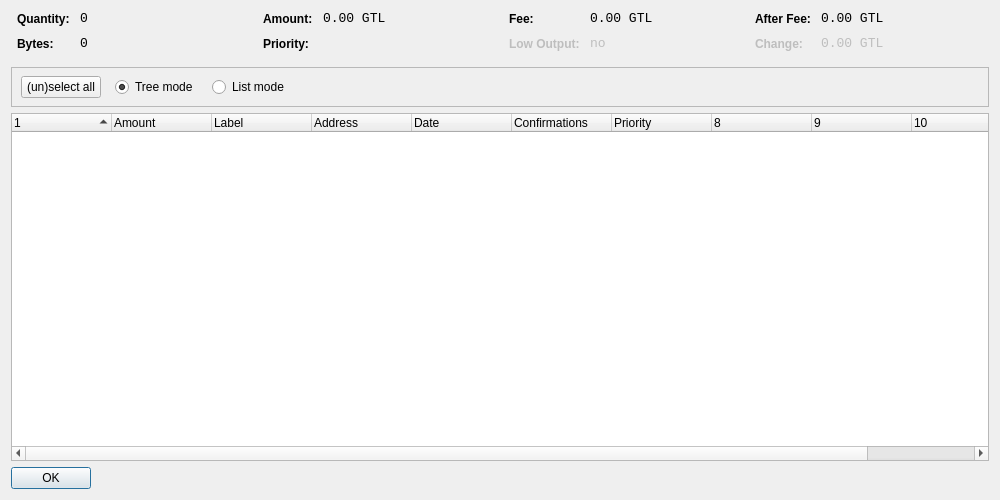
<?xml version="1.0" encoding="UTF-8"?>
<ui version="4.0">
 <class>CoinControlDialog</class>
 <widget class="QDialog" name="CoinControlDialog">
  <property name="geometry">
   <rect>
    <x>0</x>
    <y>0</y>
    <width>1000</width>
    <height>500</height>
   </rect>
  </property>
  <property name="windowTitle">
   <string>Coin Control</string>
  </property>
  <layout class="QVBoxLayout" name="verticalLayout">
   <item>
    <layout class="QHBoxLayout" name="horizontalLayoutTop" stretch="0,0,0,0">
     <property name="topMargin">
      <number>0</number>
     </property>
     <property name="bottomMargin">
      <number>10</number>
     </property>
     <item>
      <layout class="QFormLayout" name="formLayoutCoinControl1">
       <property name="horizontalSpacing">
        <number>10</number>
       </property>
       <property name="verticalSpacing">
        <number>10</number>
       </property>
       <property name="leftMargin">
        <number>6</number>
       </property>
       <property name="rightMargin">
        <number>6</number>
       </property>
       <item row="0" column="0">
        <widget class="QLabel" name="labelCoinControlQuantityText">
         <property name="styleSheet">
          <string notr="true">font-weight:bold;</string>
         </property>
         <property name="text">
          <string>Quantity:</string>
         </property>
        </widget>
       </item>
       <item row="0" column="1">
        <widget class="QLabel" name="labelCoinControlQuantity">
         <property name="font">
          <font>
           <family>Monospace</family>
           <pointsize>10</pointsize>
          </font>
         </property>
         <property name="cursor">
          <cursorShape>IBeamCursor</cursorShape>
         </property>
         <property name="contextMenuPolicy">
          <enum>Qt::ActionsContextMenu</enum>
         </property>
         <property name="text">
          <string notr="true">0</string>
         </property>
         <property name="textInteractionFlags">
          <set>Qt::LinksAccessibleByMouse|Qt::TextSelectableByKeyboard|Qt::TextSelectableByMouse</set>
         </property>
        </widget>
       </item>
       <item row="1" column="0">
        <widget class="QLabel" name="labelCoinControlBytesText">
         <property name="styleSheet">
          <string notr="true">font-weight:bold;</string>
         </property>
         <property name="text">
          <string>Bytes:</string>
         </property>
        </widget>
       </item>
       <item row="1" column="1">
        <widget class="QLabel" name="labelCoinControlBytes">
         <property name="font">
          <font>
           <family>Monospace</family>
           <pointsize>10</pointsize>
          </font>
         </property>
         <property name="cursor">
          <cursorShape>IBeamCursor</cursorShape>
         </property>
         <property name="contextMenuPolicy">
          <enum>Qt::ActionsContextMenu</enum>
         </property>
         <property name="text">
          <string notr="true">0</string>
         </property>
         <property name="textInteractionFlags">
          <set>Qt::LinksAccessibleByMouse|Qt::TextSelectableByKeyboard|Qt::TextSelectableByMouse</set>
         </property>
        </widget>
       </item>
      </layout>
     </item>
     <item>
      <layout class="QFormLayout" name="formLayoutCoinControl2">
       <property name="horizontalSpacing">
        <number>10</number>
       </property>
       <property name="verticalSpacing">
        <number>10</number>
       </property>
       <property name="leftMargin">
        <number>6</number>
       </property>
       <property name="rightMargin">
        <number>6</number>
       </property>
       <item row="0" column="0">
        <widget class="QLabel" name="labelCoinControlAmountText">
         <property name="styleSheet">
          <string notr="true">font-weight:bold;</string>
         </property>
         <property name="text">
          <string>Amount:</string>
         </property>
        </widget>
       </item>
       <item row="0" column="1">
        <widget class="QLabel" name="labelCoinControlAmount">
         <property name="font">
          <font>
           <family>Monospace</family>
           <pointsize>10</pointsize>
          </font>
         </property>
         <property name="cursor">
          <cursorShape>IBeamCursor</cursorShape>
         </property>
         <property name="contextMenuPolicy">
          <enum>Qt::ActionsContextMenu</enum>
         </property>
         <property name="text">
          <string notr="true">0.00 GTL</string>
         </property>
         <property name="textInteractionFlags">
          <set>Qt::LinksAccessibleByMouse|Qt::TextSelectableByKeyboard|Qt::TextSelectableByMouse</set>
         </property>
        </widget>
       </item>
       <item row="1" column="0">
        <widget class="QLabel" name="labelCoinControlPriorityText">
         <property name="styleSheet">
          <string notr="true">font-weight:bold;</string>
         </property>
         <property name="text">
          <string>Priority:</string>
         </property>
        </widget>
       </item>
       <item row="1" column="1">
        <widget class="QLabel" name="labelCoinControlPriority">
         <property name="font">
          <font>
           <family>Monospace</family>
           <pointsize>10</pointsize>
          </font>
         </property>
         <property name="cursor">
          <cursorShape>IBeamCursor</cursorShape>
         </property>
         <property name="contextMenuPolicy">
          <enum>Qt::ActionsContextMenu</enum>
         </property>
         <property name="text">
          <string/>
         </property>
         <property name="textInteractionFlags">
          <set>Qt::LinksAccessibleByMouse|Qt::TextSelectableByKeyboard|Qt::TextSelectableByMouse</set>
         </property>
        </widget>
       </item>
      </layout>
     </item>
     <item>
      <layout class="QFormLayout" name="formLayoutCoinControl3">
       <property name="horizontalSpacing">
        <number>10</number>
       </property>
       <property name="verticalSpacing">
        <number>10</number>
       </property>
       <property name="leftMargin">
        <number>6</number>
       </property>
       <property name="rightMargin">
        <number>6</number>
       </property>
       <item row="0" column="0">
        <widget class="QLabel" name="labelCoinControlFeeText">
         <property name="styleSheet">
          <string notr="true">font-weight:bold;</string>
         </property>
         <property name="text">
          <string>Fee:</string>
         </property>
        </widget>
       </item>
       <item row="0" column="1">
        <widget class="QLabel" name="labelCoinControlFee">
         <property name="font">
          <font>
           <family>Monospace</family>
           <pointsize>10</pointsize>
          </font>
         </property>
         <property name="cursor">
          <cursorShape>IBeamCursor</cursorShape>
         </property>
         <property name="contextMenuPolicy">
          <enum>Qt::ActionsContextMenu</enum>
         </property>
         <property name="text">
          <string notr="true">0.00 GTL</string>
         </property>
         <property name="textInteractionFlags">
          <set>Qt::LinksAccessibleByMouse|Qt::TextSelectableByKeyboard|Qt::TextSelectableByMouse</set>
         </property>
        </widget>
       </item>
       <item row="1" column="0">
        <widget class="QLabel" name="labelCoinControlLowOutputText">
         <property name="enabled">
          <bool>false</bool>
         </property>
         <property name="styleSheet">
          <string notr="true">font-weight:bold;</string>
         </property>
         <property name="text">
          <string>Low Output:</string>
         </property>
        </widget>
       </item>
       <item row="1" column="1">
        <widget class="QLabel" name="labelCoinControlLowOutput">
         <property name="enabled">
          <bool>false</bool>
         </property>
         <property name="font">
          <font>
           <family>Monospace</family>
           <pointsize>10</pointsize>
          </font>
         </property>
         <property name="cursor">
          <cursorShape>IBeamCursor</cursorShape>
         </property>
         <property name="contextMenuPolicy">
          <enum>Qt::ActionsContextMenu</enum>
         </property>
         <property name="text">
          <string notr="true">no</string>
         </property>
         <property name="textInteractionFlags">
          <set>Qt::LinksAccessibleByMouse|Qt::TextSelectableByKeyboard|Qt::TextSelectableByMouse</set>
         </property>
        </widget>
       </item>
      </layout>
     </item>
     <item>
      <layout class="QFormLayout" name="formLayoutCoinControl4">
       <property name="horizontalSpacing">
        <number>10</number>
       </property>
       <property name="verticalSpacing">
        <number>10</number>
       </property>
       <property name="leftMargin">
        <number>6</number>
       </property>
       <property name="rightMargin">
        <number>6</number>
       </property>
       <item row="0" column="0">
        <widget class="QLabel" name="labelCoinControlAfterFeeText">
         <property name="styleSheet">
          <string notr="true">font-weight:bold;</string>
         </property>
         <property name="text">
          <string>After Fee:</string>
         </property>
        </widget>
       </item>
       <item row="0" column="1">
        <widget class="QLabel" name="labelCoinControlAfterFee">
         <property name="font">
          <font>
           <family>Monospace</family>
           <pointsize>10</pointsize>
          </font>
         </property>
         <property name="cursor">
          <cursorShape>IBeamCursor</cursorShape>
         </property>
         <property name="contextMenuPolicy">
          <enum>Qt::ActionsContextMenu</enum>
         </property>
         <property name="text">
          <string notr="true">0.00 GTL</string>
         </property>
         <property name="textInteractionFlags">
          <set>Qt::LinksAccessibleByMouse|Qt::TextSelectableByKeyboard|Qt::TextSelectableByMouse</set>
         </property>
        </widget>
       </item>
       <item row="1" column="0">
        <widget class="QLabel" name="labelCoinControlChangeText">
         <property name="enabled">
          <bool>false</bool>
         </property>
         <property name="styleSheet">
          <string notr="true">font-weight:bold;</string>
         </property>
         <property name="text">
          <string>Change:</string>
         </property>
        </widget>
       </item>
       <item row="1" column="1">
        <widget class="QLabel" name="labelCoinControlChange">
         <property name="enabled">
          <bool>false</bool>
         </property>
         <property name="font">
          <font>
           <family>Monospace</family>
           <pointsize>10</pointsize>
          </font>
         </property>
         <property name="cursor">
          <cursorShape>IBeamCursor</cursorShape>
         </property>
         <property name="contextMenuPolicy">
          <enum>Qt::ActionsContextMenu</enum>
         </property>
         <property name="text">
          <string notr="true">0.00 GTL</string>
         </property>
         <property name="textInteractionFlags">
          <set>Qt::LinksAccessibleByMouse|Qt::TextSelectableByKeyboard|Qt::TextSelectableByMouse</set>
         </property>
        </widget>
       </item>
      </layout>
     </item>
    </layout>
   </item>
   <item>
    <widget class="QFrame" name="frame">
     <property name="minimumSize">
      <size>
       <width>0</width>
       <height>40</height>
      </size>
     </property>
     <property name="frameShape">
      <enum>QFrame::StyledPanel</enum>
     </property>
     <property name="frameShadow">
      <enum>QFrame::Sunken</enum>
     </property>
     <widget class="QWidget" name="horizontalLayoutWidget">
      <property name="geometry">
       <rect>
        <x>10</x>
        <y>0</y>
        <width>781</width>
        <height>41</height>
       </rect>
      </property>
      <layout class="QHBoxLayout" name="horizontalLayoutPanel" stretch="0,0,0,0,0">
       <property name="spacing">
        <number>14</number>
       </property>
       <item>
        <widget class="QPushButton" name="pushButtonSelectAll">
         <property name="sizePolicy">
          <sizepolicy hsizetype="Maximum" vsizetype="Fixed">
           <horstretch>0</horstretch>
           <verstretch>0</verstretch>
          </sizepolicy>
         </property>
         <property name="text">
          <string>(un)select all</string>
         </property>
        </widget>
       </item>
       <item>
        <widget class="QRadioButton" name="radioTreeMode">
         <property name="sizePolicy">
          <sizepolicy hsizetype="Maximum" vsizetype="Fixed">
           <horstretch>0</horstretch>
           <verstretch>0</verstretch>
          </sizepolicy>
         </property>
         <property name="text">
          <string>Tree mode</string>
         </property>
         <property name="checked">
          <bool>true</bool>
         </property>
        </widget>
       </item>
       <item>
        <widget class="QRadioButton" name="radioListMode">
         <property name="sizePolicy">
          <sizepolicy hsizetype="Maximum" vsizetype="Fixed">
           <horstretch>0</horstretch>
           <verstretch>0</verstretch>
          </sizepolicy>
         </property>
         <property name="text">
          <string>List mode</string>
         </property>
        </widget>
       </item>
       <item>
        <spacer name="horizontalSpacer">
         <property name="orientation">
          <enum>Qt::Horizontal</enum>
         </property>
         <property name="sizeHint" stdset="0">
          <size>
           <width>40</width>
           <height>20</height>
          </size>
         </property>
        </spacer>
       </item>
      </layout>
     </widget>
    </widget>
   </item>
   <item>
    <widget class="CoinControlTreeWidget" name="treeWidget">
     <property name="contextMenuPolicy">
      <enum>Qt::CustomContextMenu</enum>
     </property>
     <property name="sortingEnabled">
      <bool>false</bool>
     </property>
     <property name="columnCount">
      <number>11</number>
     </property>
     <attribute name="headerShowSortIndicator" stdset="0">
      <bool>true</bool>
     </attribute>
     <attribute name="headerStretchLastSection">
      <bool>false</bool>
     </attribute>
     <column>
      <property name="text">
       <string/>
      </property>
     </column>
     <column>
      <property name="text">
       <string>Amount</string>
      </property>
     </column>
     <column>
      <property name="text">
       <string>Label</string>
      </property>
     </column>
     <column>
      <property name="text">
       <string>Address</string>
      </property>
     </column>
     <column>
      <property name="text">
       <string>Date</string>
      </property>
     </column>
     <column>
      <property name="text">
       <string>Confirmations</string>
      </property>
      <property name="toolTip">
       <string>Confirmed</string>
      </property>
     </column>
     <column>
      <property name="text">
       <string>Priority</string>
      </property>
     </column>
     <column>
      <property name="text">
       <string/>
      </property>
     </column>
     <column>
      <property name="text">
       <string/>
      </property>
     </column>
     <column>
      <property name="text">
       <string/>
      </property>
     </column>
     <column>
      <property name="text">
       <string/>
      </property>
     </column>
    </widget>
   </item>
   <item>
    <widget class="QDialogButtonBox" name="buttonBox">
     <property name="sizePolicy">
      <sizepolicy hsizetype="Maximum" vsizetype="Fixed">
       <horstretch>0</horstretch>
       <verstretch>0</verstretch>
      </sizepolicy>
     </property>
     <property name="orientation">
      <enum>Qt::Horizontal</enum>
     </property>
     <property name="standardButtons">
      <set>QDialogButtonBox::Ok</set>
     </property>
    </widget>
   </item>
  </layout>
 </widget>
 <customwidgets>
  <customwidget>
   <class>CoinControlTreeWidget</class>
   <extends>QTreeWidget</extends>
   <header>coincontroltreewidget.h</header>
  </customwidget>
 </customwidgets>
 <resources/>
 <connections/>
</ui>
